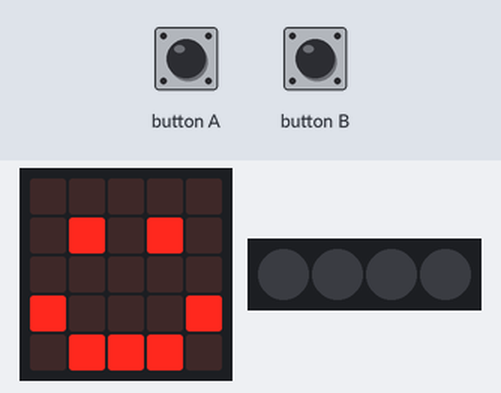
Recording of a program running on a simulated BBC micro:bit (MakeCode). On the bench: the board's 5×5 LED display, 4 RGB LEDs in strip order, left to right. The test bench sets the inputs (shaded band). Dim RGB values are drawn brighter than linear.

Above: at 1.8 s.
1.9 s: button A pressed for 0.15 s
At 3.4 s:
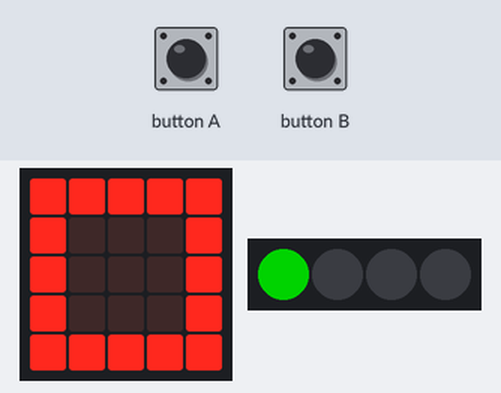
5.0 s: button A pressed for 0.15 s
At 6.6 s:
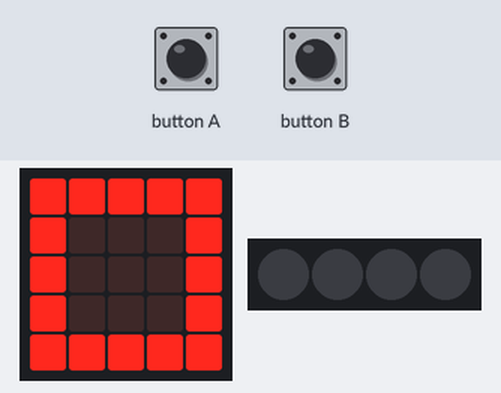
8.1 s: button B pressed for 0.15 s
At 9.6 s:
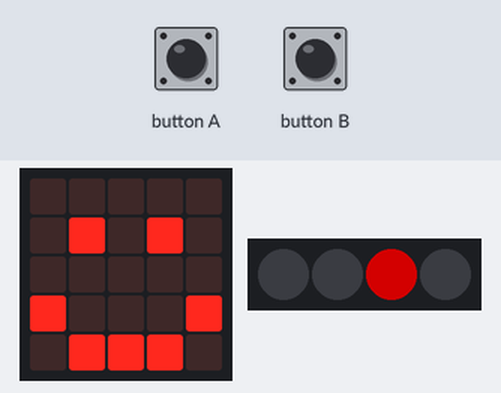
Timing chart, 0 to 11.4 s (numbered marks = the images above; inputs shaded):
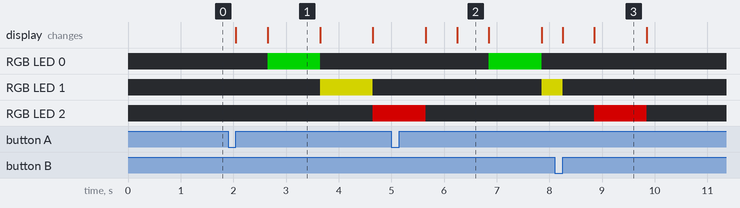

The program:

main.ts
```typescript
// (licence header left out)
// the variables
let myNeopixelStrip: neopixel.Strip = null

// setting up the lights
basic.clearScreen()
myNeopixelStrip = neopixel.create(DigitalPin.P16, 4, NeoPixelMode.RGB)
myNeopixelStrip.setPixelColor(0, neopixel.colors(NeoPixelColors.Black))
myNeopixelStrip.setPixelColor(1, neopixel.colors(NeoPixelColors.Black))
myNeopixelStrip.setPixelColor(2, neopixel.colors(NeoPixelColors.Black))
myNeopixelStrip.setPixelColor(3, neopixel.colors(NeoPixelColors.Black))
myNeopixelStrip.show()
basic.showIcon(IconNames.Happy)

// running the traffic lights
input.onButtonPressed(Button.A, function () {
    basic.showIcon(IconNames.Square)

    // turning on green traffic light
    myNeopixelStrip.setPixelColor(0, neopixel.colors(NeoPixelColors.Green))
    myNeopixelStrip.show()
    basic.pause(1000)

    // turning off green traffic light
    myNeopixelStrip.setPixelColor(0, neopixel.colors(NeoPixelColors.Black))
    myNeopixelStrip.show()

    // turning on yellow light
    myNeopixelStrip.setPixelColor(1, neopixel.colors(NeoPixelColors.Yellow))
    myNeopixelStrip.show()
    basic.pause(1000)

    // turning off yellow light
    myNeopixelStrip.setPixelColor(1, neopixel.colors(NeoPixelColors.Black))
    myNeopixelStrip.show()

    // turning on red light
    myNeopixelStrip.setPixelColor(2, neopixel.colors(NeoPixelColors.Red))
    myNeopixelStrip.show()
    basic.pause(1000)

    // turning off red light
    myNeopixelStrip.setPixelColor(2, neopixel.colors(NeoPixelColors.Black))
    myNeopixelStrip.show()
    basic.showIcon(IconNames.Happy)
})

// resetting the traffic lights
input.onButtonPressed(Button.B, function () {
    myNeopixelStrip = neopixel.create(DigitalPin.P16, 4, NeoPixelMode.RGB)
    myNeopixelStrip.setPixelColor(0, neopixel.colors(NeoPixelColors.Black))
    myNeopixelStrip.setPixelColor(1, neopixel.colors(NeoPixelColors.Black))
    myNeopixelStrip.setPixelColor(2, neopixel.colors(NeoPixelColors.Black))
    myNeopixelStrip.setPixelColor(3, neopixel.colors(NeoPixelColors.Black))
    myNeopixelStrip.show()
    basic.showIcon(IconNames.Happy)
})
```

Measured:
- after the input at 1.9 s, RGB LED 0: off → RGB(0, 127, 0) after 0.75 s, → off 1.0 s later; RGB LED 1: off → RGB(127, 127, 0) after 1.8 s, → off 1.0 s later; RGB LED 2: off → RGB(127, 0, 0) after 2.8 s; the display: first changes after 0.15 s (image 1 shows a later state)
- what the display in image 1 shows lasts 1.0 s, from 2.7 s to 3.7 s
- what the display in image 2 shows lasts 0.6 s, from 6.3 s to 6.9 s
